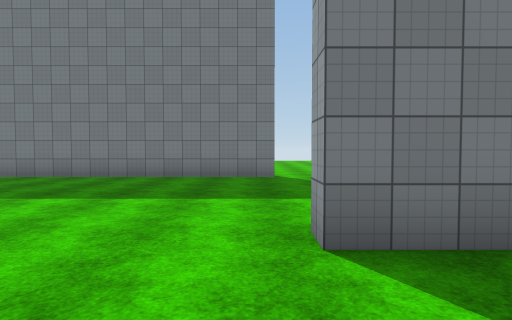
[1] (above)

12 first-person views from a walk through a Unity game level. The camera is 1.5 m above the floor, tilts 2° down and sees 80° across. The floor is counted in squares, 2 m on a side. Each view is taken from the middle of a square. On the plan, view 1 faces up. The plan holds only what a view shows up to about 10 squares ahead; the rest is blank. The place goes on beyond the plan. The player character is not drawn. Surface patterns are stand-ins for the level's own textures.

[2]
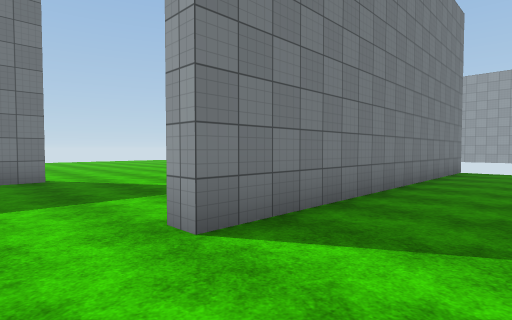

[3]
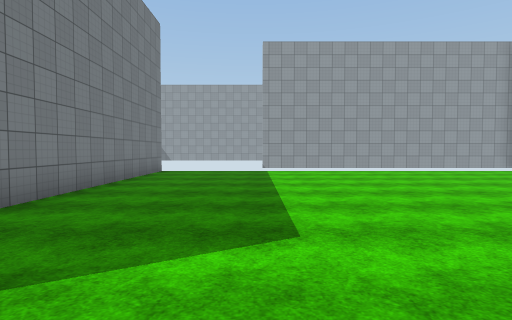

[4]
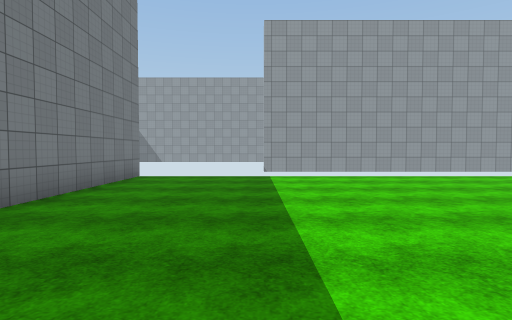

[5]
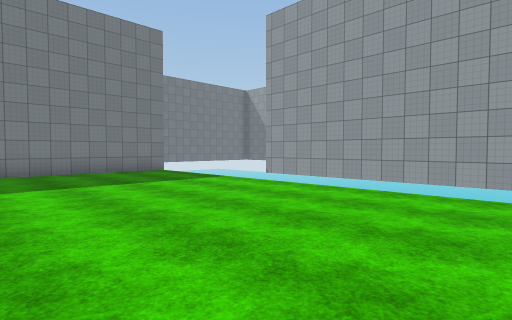

[6]
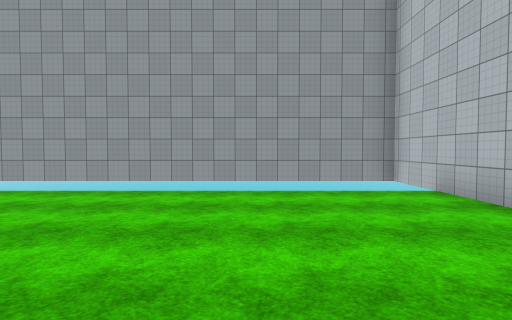

[7]
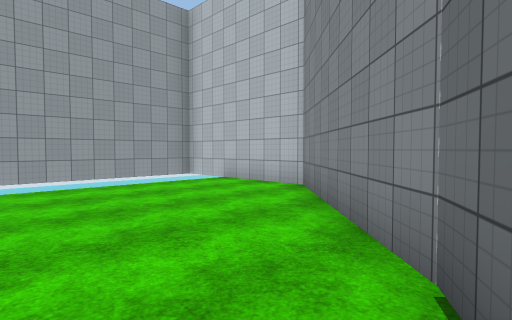

[8]
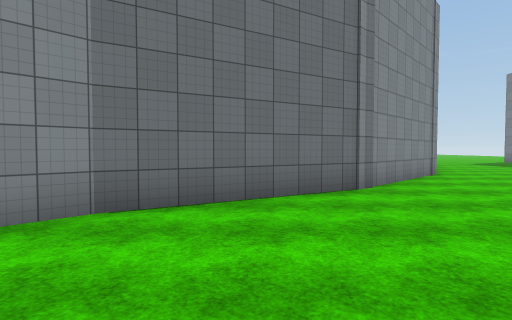

[9]
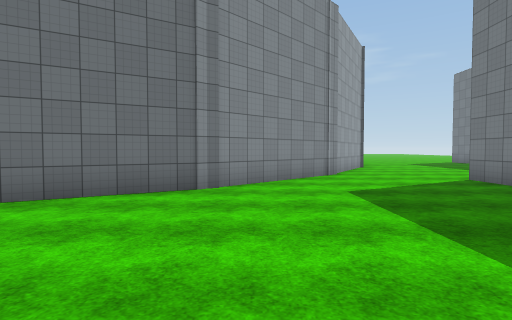

[10]
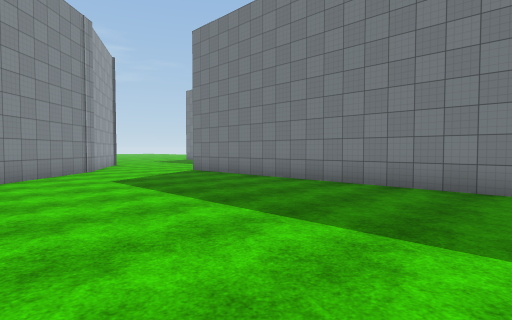

[11]
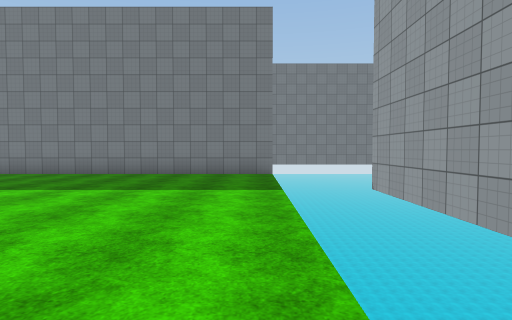

[12]
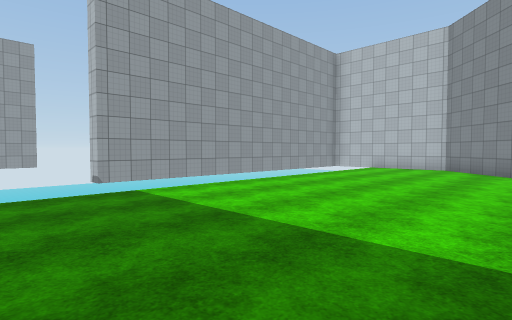

### Floor plan
Points are (right, up) in squares from view 1. A wall is a line through its corners. A room is listed if a view was taken in it or the views show most of it. See-through windows are left out.
Room 1 (views 1, 2, 3, 4, 5, 6, 7, 8, 9, 10, 11, 12)
walls: (2, -3.7) (4.5, -7.9) (7.9, -11.3); (10.5, 2.2) (0.5, 2.2); (-1.2, -0.5) (2.4, -4.1); (12.2, -11.3) (12.2, -1.5); (-2, -0.2) (-1.5, -0.5)
ways out: opening at (-0.3, 1); opening at (11.5, 2)

Positions as (right, up) in squares from view 1, and headings:
1: (0, 0), facing up
2: (-1, 0), facing up-right
3: (0, -1), facing right
4: (2, -1), facing right
5: (5, -8), facing up-right
6: (5, -8), facing right
7: (4, -6), facing down-right
8: (8, -6), facing left
9: (8, -3), facing left
10: (10, -4), facing up-left
11: (10, -7), facing up
12: (5, 1), facing down-right
